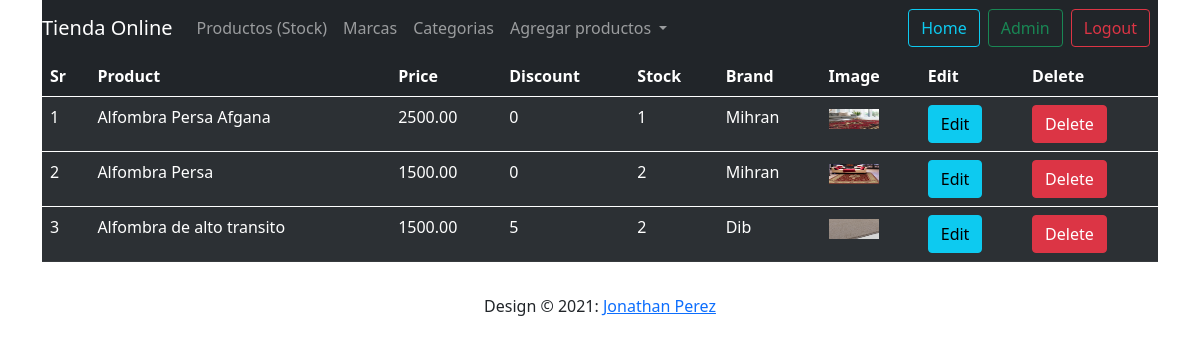
Page /admin (signed in) on the earlier database version.
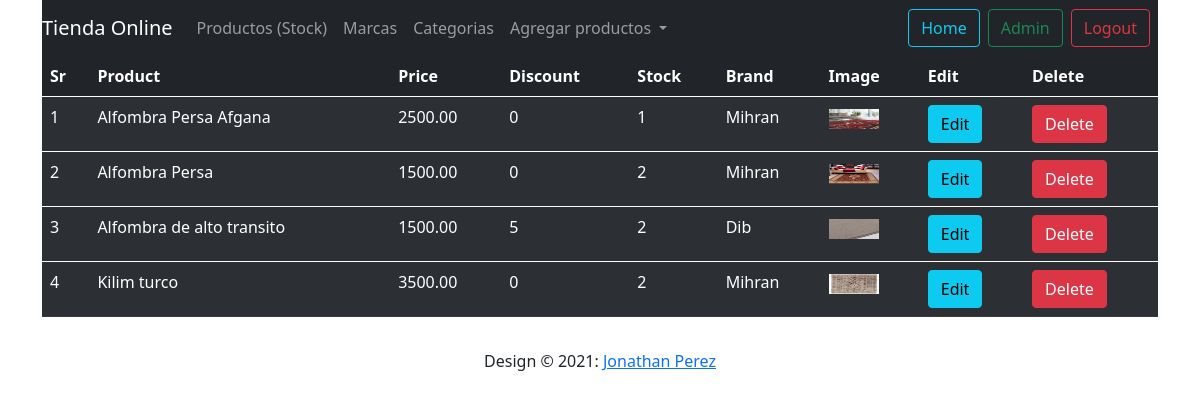
Same page on the later database version.
### shop/products/models.py (models this page shows, shortened)
class Addproduct(db.Model):
    id = db.Column(db.Integer, primary_key=True)
    name = db.Column(db.String(80), nullable=False)
    price = db.Column(db.Numeric(10, 2), nullable=False)
    discount = db.Column(db.Integer, default=0)
    stock = db.Column(db.Integer, nullable=False)
    colors = db.Column(db.Text, nullable=False)
    desc = db.Column(db.Text, nullable=False)
    pub_date = db.Column(db.DateTime, nullable=False, default=datetime.utcnow)
    category_id = db.Column(db.Integer, db.ForeignKey('category.id'), nullable=False)
    category = db.relationship('Category', backref=db.backref('categories', lazy=True))
    brand_id = db.Column(db.Integer, db.ForeignKey('brand.id'), nullable=False)
    brand = db.relationship('Brand', backref=db.backref('brands', lazy=True))
    image_1 = db.Column(db.String(150), nullable=False, default='image1.jpg')
    image_2 = db.Column(db.String(150), nullable=False, default='image2.jpg')
    image_3 = db.Column(db.String(150), nullable=False, default='image3.jpg')

class Brand(db.Model):
    id = db.Column(db.Integer, primary_key=True)
    name = db.Column(db.String(30), nullable=False, unique=True)

### shop/admin/routes.py (the view)
@app.route('/admin')
def admin():
    if 'email' not in session:
        flash('Please login first', 'danger')
        return redirect(url_for('login'))
    products = Addproduct.query.all()
    return render_template('admin/index.html', title='Admin Page', products=products)

### shop/templates/admin/index.html (shortened to what this page needs)
{% extends 'layout.html'%}
{% block content%}
    <div class="container">
        <nav class="navbar navbar-expand-lg navbar-dark bg-dark">
            <a class="navbar-brand" href="{{url_for('home')}}">Tienda Online</a>
            <div class="collapse navbar-collapse" id="navbarNavDropdown">
              <ul class="navbar-nav">
                <li class="nav-item active">
                  <a class="nav-link" href="{{url_for('admin')}}">Productos <span class="sr-only">(Stock)</span></a>
                </li>
                <li class="nav-item">
                  <a class="nav-link" href="{{url_for('brands')}}">Marcas</a>
                </li>
                <li class="nav-item">
                  <a class="nav-link" href="{{url_for('category')}}">Categorias</a>
                </li>
                <li class="nav-item dropdown">
                  <a class="nav-link dropdown-toggle" href="#" id="navbarDropdownMenuLink" role="button" data-toggle="dropdown" aria-haspopup="true" aria-expanded="false">
                    Agregar productos
                  </a>
                </li>
              </ul>
            </div>
            <a href=""<button class="btn btn-outline-info me-2" type="button">Home</button></a>
            <a href="{{url_for('admin')}}"><button class="btn btn-outline-success me-2" type="button">Admin</button></a>
            <a href="{{url_for('logout')}}"><button class="btn btn-outline-danger me-2" type="button">Logout</button></a>
          </nav>
    </div>
<div class="container">
    <table class="table table-dark table-striped table-hover">
        <thead>
            <th>Sr</th>
            <th>Product</th>
            <th>Price</th>
            <th>Discount</th>
            <th>Stock</th>
            <th>Brand</th>
            <th>Image</th>
            <th>Edit</th>
            <th>Delete</th>
        </thead>
            {% for product in products %}
        <tbody>
                <tr>
                    <td>{{ loop.index }}</td>
                    <td>{{ product.name }}</td>
                    <td>{{ product.price }}</td>
                    <td>{{ product.discount }}</td>
                    <td>{{ product.stock }}</td>
                    <td>{{ product.brand.name}}</td>
                    <td><img src="{{url_for('static',filename='images/' + product.image_1)}}" alt="{{product.name}}" width="50" height="20"></td>
                    <td><a href="{{url_for('updateproduct', id=product.id)}}" class="btn btn-info">Edit</a></td>
                    <td>
                        <button type="button" class="btn btn-danger" data-toggle="modal" data-target="#exampleModal-{{product.id}}">
                          Delete
                        </button>
                    </td>
                </tr>
            {% endfor %}
        </tbody>
    </table>
</div>
{% endblock %}

Differences in the rows shown:
added Addproduct: name "Kilim turco", price "3500.00", discount "0", stock "2", brand.name "Mihran", image_1 (picture)
